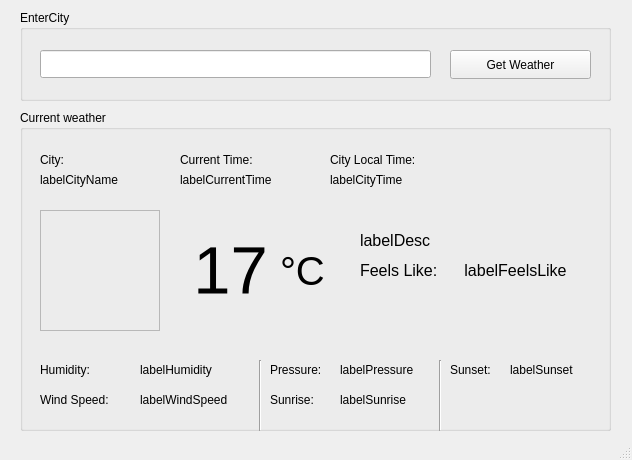
<?xml version="1.0" encoding="UTF-8"?>
<ui version="4.0">
 <class>MainWindow</class>
 <widget class="QMainWindow" name="MainWindow">
  <property name="geometry">
   <rect>
    <x>0</x>
    <y>0</y>
    <width>632</width>
    <height>460</height>
   </rect>
  </property>
  <property name="windowTitle">
   <string>MainWindow</string>
  </property>
  <widget class="QWidget" name="centralwidget">
   <widget class="QGroupBox" name="groupBox">
    <property name="geometry">
     <rect>
      <x>20</x>
      <y>10</y>
      <width>591</width>
      <height>91</height>
     </rect>
    </property>
    <property name="title">
     <string>EnterCity</string>
    </property>
    <widget class="QLineEdit" name="lineEditCity">
     <property name="geometry">
      <rect>
       <x>20</x>
       <y>40</y>
       <width>391</width>
       <height>28</height>
      </rect>
     </property>
    </widget>
    <widget class="QPushButton" name="btnGetWeather">
     <property name="geometry">
      <rect>
       <x>430</x>
       <y>40</y>
       <width>141</width>
       <height>29</height>
      </rect>
     </property>
     <property name="text">
      <string>Get Weather</string>
     </property>
    </widget>
   </widget>
   <widget class="QGroupBox" name="groupBox_2">
    <property name="geometry">
     <rect>
      <x>20</x>
      <y>110</y>
      <width>591</width>
      <height>321</height>
     </rect>
    </property>
    <property name="title">
     <string>Current weather</string>
    </property>
    <widget class="QLabel" name="label_2">
     <property name="geometry">
      <rect>
       <x>160</x>
       <y>40</y>
       <width>91</width>
       <height>20</height>
      </rect>
     </property>
     <property name="text">
      <string>Current Time:</string>
     </property>
    </widget>
    <widget class="QFrame" name="frame">
     <property name="geometry">
      <rect>
       <x>20</x>
       <y>100</y>
       <width>120</width>
       <height>121</height>
      </rect>
     </property>
     <property name="frameShape">
      <enum>QFrame::Shape::StyledPanel</enum>
     </property>
     <property name="frameShadow">
      <enum>QFrame::Shadow::Raised</enum>
     </property>
     <widget class="QLabel" name="labelIcon">
      <property name="geometry">
       <rect>
        <x>0</x>
        <y>0</y>
        <width>121</width>
        <height>121</height>
       </rect>
      </property>
      <property name="text">
       <string/>
      </property>
     </widget>
    </widget>
    <widget class="QLabel" name="labelTemp">
     <property name="geometry">
      <rect>
       <x>150</x>
       <y>100</y>
       <width>121</width>
       <height>121</height>
      </rect>
     </property>
     <property name="maximumSize">
      <size>
       <width>121</width>
       <height>121</height>
      </size>
     </property>
     <property name="font">
      <font>
       <pointsize>50</pointsize>
      </font>
     </property>
     <property name="layoutDirection">
      <enum>Qt::LayoutDirection::LeftToRight</enum>
     </property>
     <property name="text">
      <string>17</string>
     </property>
     <property name="alignment">
      <set>Qt::AlignmentFlag::AlignCenter</set>
     </property>
    </widget>
    <widget class="QLabel" name="label_3">
     <property name="geometry">
      <rect>
       <x>260</x>
       <y>100</y>
       <width>63</width>
       <height>121</height>
      </rect>
     </property>
     <property name="font">
      <font>
       <pointsize>30</pointsize>
      </font>
     </property>
     <property name="text">
      <string>°C </string>
     </property>
    </widget>
    <widget class="QLabel" name="labelCurrentTime">
     <property name="geometry">
      <rect>
       <x>160</x>
       <y>60</y>
       <width>121</width>
       <height>20</height>
      </rect>
     </property>
     <property name="text">
      <string>labelCurrentTime</string>
     </property>
    </widget>
    <widget class="QLabel" name="label_4">
     <property name="geometry">
      <rect>
       <x>310</x>
       <y>40</y>
       <width>111</width>
       <height>20</height>
      </rect>
     </property>
     <property name="text">
      <string>City Local Time:</string>
     </property>
    </widget>
    <widget class="QLabel" name="labelCityTime">
     <property name="geometry">
      <rect>
       <x>310</x>
       <y>60</y>
       <width>101</width>
       <height>20</height>
      </rect>
     </property>
     <property name="text">
      <string>labelCityTime</string>
     </property>
    </widget>
    <widget class="QLabel" name="label_5">
     <property name="geometry">
      <rect>
       <x>20</x>
       <y>40</y>
       <width>91</width>
       <height>20</height>
      </rect>
     </property>
     <property name="text">
      <string>City:</string>
     </property>
    </widget>
    <widget class="QLabel" name="labelCityName">
     <property name="geometry">
      <rect>
       <x>20</x>
       <y>60</y>
       <width>111</width>
       <height>20</height>
      </rect>
     </property>
     <property name="text">
      <string>labelCityName</string>
     </property>
    </widget>
    <widget class="QLabel" name="labelDesc">
     <property name="geometry">
      <rect>
       <x>340</x>
       <y>120</y>
       <width>121</width>
       <height>20</height>
      </rect>
     </property>
     <property name="font">
      <font>
       <pointsize>12</pointsize>
      </font>
     </property>
     <property name="text">
      <string>labelDesc</string>
     </property>
    </widget>
    <widget class="QLabel" name="label_6">
     <property name="geometry">
      <rect>
       <x>340</x>
       <y>150</y>
       <width>101</width>
       <height>20</height>
      </rect>
     </property>
     <property name="font">
      <font>
       <pointsize>12</pointsize>
      </font>
     </property>
     <property name="text">
      <string>Feels Like:</string>
     </property>
    </widget>
    <widget class="QLabel" name="labelFeelsLike">
     <property name="geometry">
      <rect>
       <x>440</x>
       <y>150</y>
       <width>131</width>
       <height>20</height>
      </rect>
     </property>
     <property name="font">
      <font>
       <pointsize>12</pointsize>
      </font>
     </property>
     <property name="text">
      <string> labelFeelsLike</string>
     </property>
    </widget>
    <widget class="QLabel" name="label_7">
     <property name="geometry">
      <rect>
       <x>20</x>
       <y>250</y>
       <width>91</width>
       <height>20</height>
      </rect>
     </property>
     <property name="text">
      <string>Humidity:</string>
     </property>
    </widget>
    <widget class="QLabel" name="labelHumidity">
     <property name="geometry">
      <rect>
       <x>120</x>
       <y>250</y>
       <width>121</width>
       <height>20</height>
      </rect>
     </property>
     <property name="text">
      <string>labelHumidity</string>
     </property>
    </widget>
    <widget class="QLabel" name="label_14">
     <property name="geometry">
      <rect>
       <x>20</x>
       <y>280</y>
       <width>91</width>
       <height>20</height>
      </rect>
     </property>
     <property name="text">
      <string>Wind Speed:</string>
     </property>
    </widget>
    <widget class="QLabel" name="labelWindSpeed">
     <property name="geometry">
      <rect>
       <x>120</x>
       <y>280</y>
       <width>121</width>
       <height>20</height>
      </rect>
     </property>
     <property name="text">
      <string>labelWindSpeed</string>
     </property>
    </widget>
    <widget class="QLabel" name="label_15">
     <property name="geometry">
      <rect>
       <x>250</x>
       <y>250</y>
       <width>91</width>
       <height>20</height>
      </rect>
     </property>
     <property name="text">
      <string>Pressure:</string>
     </property>
    </widget>
    <widget class="QLabel" name="labelPressure">
     <property name="geometry">
      <rect>
       <x>320</x>
       <y>250</y>
       <width>121</width>
       <height>20</height>
      </rect>
     </property>
     <property name="text">
      <string>labelPressure</string>
     </property>
    </widget>
    <widget class="QLabel" name="label_16">
     <property name="geometry">
      <rect>
       <x>250</x>
       <y>280</y>
       <width>91</width>
       <height>20</height>
      </rect>
     </property>
     <property name="text">
      <string>Sunrise:</string>
     </property>
    </widget>
    <widget class="QLabel" name="labelSunrise">
     <property name="geometry">
      <rect>
       <x>320</x>
       <y>280</y>
       <width>121</width>
       <height>20</height>
      </rect>
     </property>
     <property name="text">
      <string>labelSunrise</string>
     </property>
    </widget>
    <widget class="QLabel" name="labelSunset">
     <property name="geometry">
      <rect>
       <x>490</x>
       <y>250</y>
       <width>121</width>
       <height>20</height>
      </rect>
     </property>
     <property name="text">
      <string>labelSunset</string>
     </property>
    </widget>
    <widget class="QLabel" name="label_17">
     <property name="geometry">
      <rect>
       <x>430</x>
       <y>250</y>
       <width>91</width>
       <height>20</height>
      </rect>
     </property>
     <property name="text">
      <string>Sunset:</string>
     </property>
    </widget>
    <widget class="Line" name="line">
     <property name="geometry">
      <rect>
       <x>230</x>
       <y>250</y>
       <width>20</width>
       <height>71</height>
      </rect>
     </property>
     <property name="orientation">
      <enum>Qt::Orientation::Vertical</enum>
     </property>
    </widget>
    <widget class="Line" name="line_2">
     <property name="geometry">
      <rect>
       <x>410</x>
       <y>250</y>
       <width>20</width>
       <height>71</height>
      </rect>
     </property>
     <property name="orientation">
      <enum>Qt::Orientation::Vertical</enum>
     </property>
    </widget>
   </widget>
  </widget>
  <widget class="QStatusBar" name="statusbar"/>
 </widget>
 <resources/>
 <connections/>
</ui>
